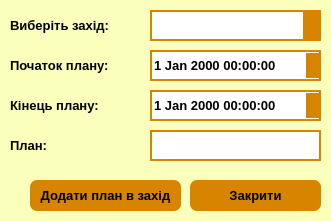
<?xml version="1.0" encoding="UTF-8"?>
<ui version="4.0">
 <class>AddPlans</class>
 <widget class="QDialog" name="AddPlans">
  <property name="geometry">
   <rect>
    <x>0</x>
    <y>0</y>
    <width>331</width>
    <height>221</height>
   </rect>
  </property>
  <property name="minimumSize">
   <size>
    <width>331</width>
    <height>221</height>
   </size>
  </property>
  <property name="maximumSize">
   <size>
    <width>331</width>
    <height>221</height>
   </size>
  </property>
  <property name="windowTitle">
   <string>TimeTask - Додати план</string>
  </property>
  <property name="windowIcon">
   <iconset resource="logo.qrc">
    <normaloff>:/images/timetask-ico.ico</normaloff>:/images/timetask-ico.ico</iconset>
  </property>
  <property name="styleSheet">
   <string notr="true">background-color: rgb(250, 255, 188);</string>
  </property>
  <widget class="QLabel" name="label_2">
   <property name="geometry">
    <rect>
     <x>10</x>
     <y>50</y>
     <width>111</width>
     <height>31</height>
    </rect>
   </property>
   <property name="font">
    <font>
     <pointsize>10</pointsize>
     <weight>75</weight>
     <bold>true</bold>
    </font>
   </property>
   <property name="text">
    <string>Початок плану:</string>
   </property>
  </widget>
  <widget class="QLabel" name="label_3">
   <property name="geometry">
    <rect>
     <x>10</x>
     <y>90</y>
     <width>111</width>
     <height>31</height>
    </rect>
   </property>
   <property name="font">
    <font>
     <pointsize>10</pointsize>
     <weight>75</weight>
     <bold>true</bold>
    </font>
   </property>
   <property name="text">
    <string>Кінець плану:</string>
   </property>
  </widget>
  <widget class="QLabel" name="label">
   <property name="geometry">
    <rect>
     <x>10</x>
     <y>10</y>
     <width>111</width>
     <height>31</height>
    </rect>
   </property>
   <property name="font">
    <font>
     <pointsize>10</pointsize>
     <weight>75</weight>
     <bold>true</bold>
    </font>
   </property>
   <property name="text">
    <string>Виберіть захід:</string>
   </property>
  </widget>
  <widget class="QPushButton" name="pushButton">
   <property name="geometry">
    <rect>
     <x>30</x>
     <y>180</y>
     <width>151</width>
     <height>31</height>
    </rect>
   </property>
   <property name="font">
    <font>
     <pointsize>10</pointsize>
     <weight>75</weight>
     <bold>true</bold>
    </font>
   </property>
   <property name="cursor">
    <cursorShape>PointingHandCursor</cursorShape>
   </property>
   <property name="styleSheet">
    <string notr="true">QPushButton {
background-color: rgb(215, 132, 0);
border-style: solid;
border-radius: 7px;
}
QPushButton:hover {
background-color: black;
color: rgb(215, 132, 0);
}
</string>
   </property>
   <property name="text">
    <string>Додати план в захід</string>
   </property>
  </widget>
  <widget class="QComboBox" name="comboBox">
   <property name="geometry">
    <rect>
     <x>150</x>
     <y>10</y>
     <width>171</width>
     <height>31</height>
    </rect>
   </property>
   <property name="font">
    <font>
     <pointsize>10</pointsize>
     <weight>75</weight>
     <bold>true</bold>
    </font>
   </property>
   <property name="styleSheet">
    <string notr="true">QComboBox {
background-color: rgb(255, 255, 255);
border-style: solid;
border-width:2px;
border-color: rgb(215, 132, 0);
selection-color: rgb(0, 0, 0);
}
QComboBox::drop-down {
background-color: rgb(215, 132, 0);
}
QComboBox::down-arrow {
image: url(:/images/down.png);
top: 1px;
left: 1px;
}
QComboBox::drop-down:pressed {
background-color: rgb(154, 92, 0);
 }</string>
   </property>
  </widget>
  <widget class="QLabel" name="label_4">
   <property name="geometry">
    <rect>
     <x>10</x>
     <y>130</y>
     <width>111</width>
     <height>31</height>
    </rect>
   </property>
   <property name="font">
    <font>
     <pointsize>10</pointsize>
     <weight>75</weight>
     <bold>true</bold>
    </font>
   </property>
   <property name="text">
    <string>План:</string>
   </property>
  </widget>
  <widget class="QPushButton" name="pushButton_2">
   <property name="geometry">
    <rect>
     <x>190</x>
     <y>180</y>
     <width>131</width>
     <height>31</height>
    </rect>
   </property>
   <property name="font">
    <font>
     <pointsize>10</pointsize>
     <weight>75</weight>
     <bold>true</bold>
    </font>
   </property>
   <property name="cursor">
    <cursorShape>PointingHandCursor</cursorShape>
   </property>
   <property name="styleSheet">
    <string notr="true">QPushButton {
background-color: rgb(215, 132, 0);
border-style: solid;
border-radius: 7px;
}
QPushButton:hover {
background-color: black;
color: rgb(215, 132, 0);
}
</string>
   </property>
   <property name="text">
    <string>Закрити</string>
   </property>
  </widget>
  <widget class="QTextEdit" name="textEdit">
   <property name="geometry">
    <rect>
     <x>150</x>
     <y>130</y>
     <width>171</width>
     <height>31</height>
    </rect>
   </property>
   <property name="font">
    <font>
     <pointsize>10</pointsize>
     <weight>75</weight>
     <bold>true</bold>
    </font>
   </property>
   <property name="styleSheet">
    <string notr="true">background-color: rgb(255, 255, 255);
border-style: solid;
border-width:2px;
border-color: rgb(215, 132, 0);</string>
   </property>
   <property name="lineWrapColumnOrWidth">
    <number>0</number>
   </property>
   <property name="readOnly">
    <bool>false</bool>
   </property>
  </widget>
  <widget class="QDateTimeEdit" name="dateTimeEdit">
   <property name="geometry">
    <rect>
     <x>150</x>
     <y>50</y>
     <width>171</width>
     <height>31</height>
    </rect>
   </property>
   <property name="font">
    <font>
     <pointsize>10</pointsize>
     <weight>75</weight>
     <bold>true</bold>
    </font>
   </property>
   <property name="styleSheet">
    <string notr="true">QDateTimeEdit {
background-color: rgb(255, 255, 255);
border-style: solid;
border-width:2px;
border-color: rgb(215, 132, 0);
}
QDateTimeEdit::up-button {
background-color: rgb(215, 132, 0);
}
QDateTimeEdit::up-arrow {
image: url(:/images/up.png);
}
QDateTimeEdit::down-button {
background-color: rgb(215, 132, 0);
}
QDateTimeEdit::down-arrow {
image: url(:/images/down.png);
}
QDateTimeEdit::up-button:pressed {
background-color: rgb(154, 92, 0);
 }
QDateTimeEdit::down-button:pressed {
background-color: rgb(154, 92, 0);
 }</string>
   </property>
  </widget>
  <widget class="QDateTimeEdit" name="dateTimeEdit_2">
   <property name="geometry">
    <rect>
     <x>150</x>
     <y>90</y>
     <width>171</width>
     <height>31</height>
    </rect>
   </property>
   <property name="font">
    <font>
     <pointsize>10</pointsize>
     <weight>75</weight>
     <bold>true</bold>
    </font>
   </property>
   <property name="styleSheet">
    <string notr="true">QDateTimeEdit {
background-color: rgb(255, 255, 255);
border-style: solid;
border-width:2px;
border-color: rgb(215, 132, 0);
}
QDateTimeEdit::up-button {
background-color: rgb(215, 132, 0);
}
QDateTimeEdit::up-arrow {
image: url(:/images/up.png);
}
QDateTimeEdit::down-button {
background-color: rgb(215, 132, 0);
}
QDateTimeEdit::down-arrow {
image: url(:/images/down.png);
}
QDateTimeEdit::up-button:pressed {
background-color: rgb(154, 92, 0);
 }
QDateTimeEdit::down-button:pressed {
background-color: rgb(154, 92, 0);
 }</string>
   </property>
  </widget>
 </widget>
 <resources>
  <include location="logo.qrc"/>
 </resources>
 <connections/>
</ui>
